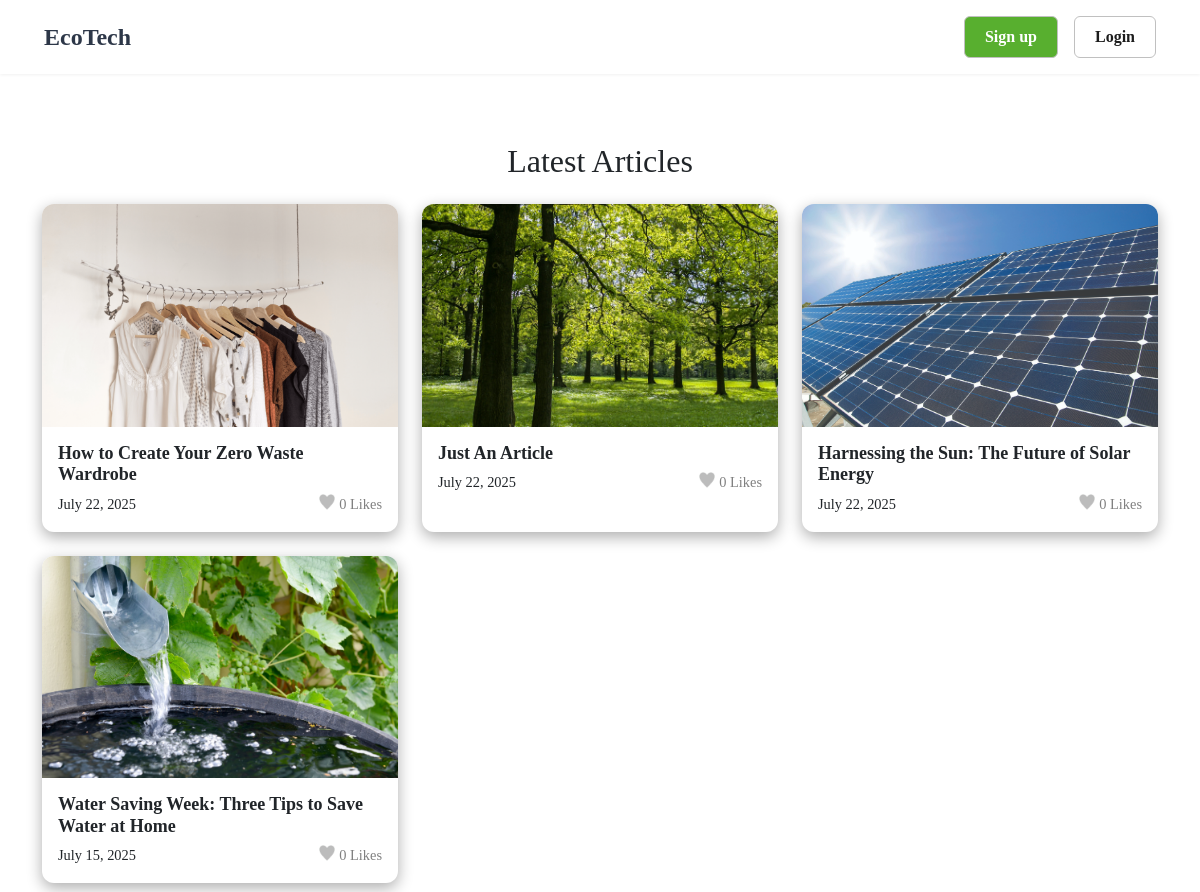
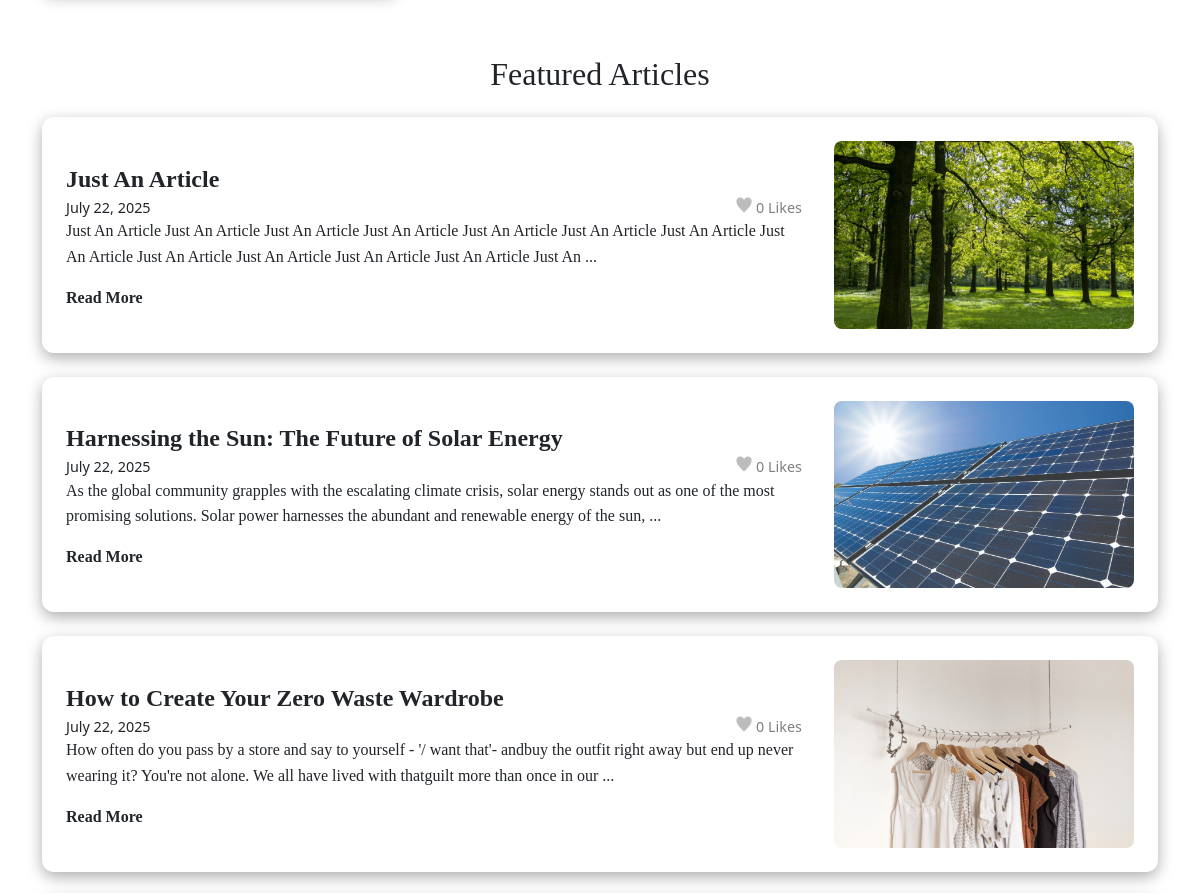
The app's page / (upper part), older data (2 pictures, top to bottom).
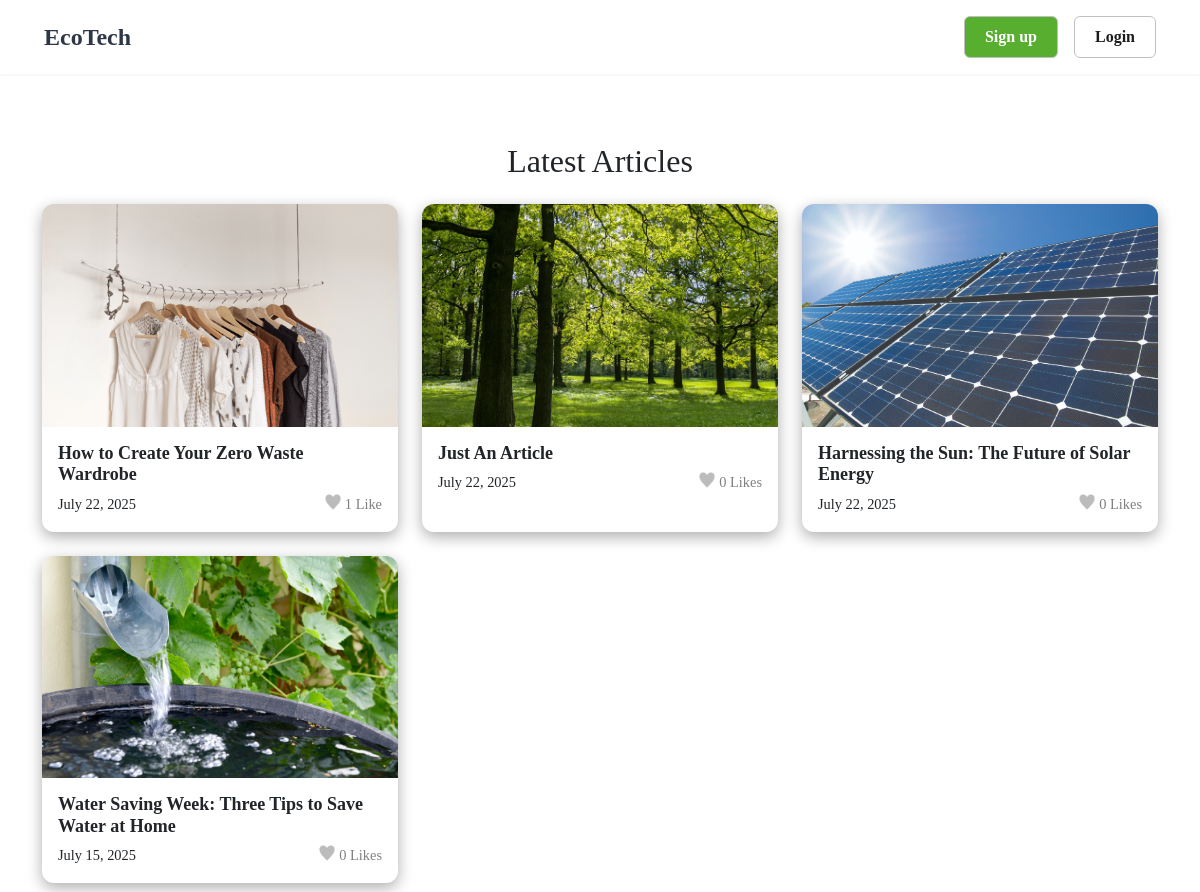
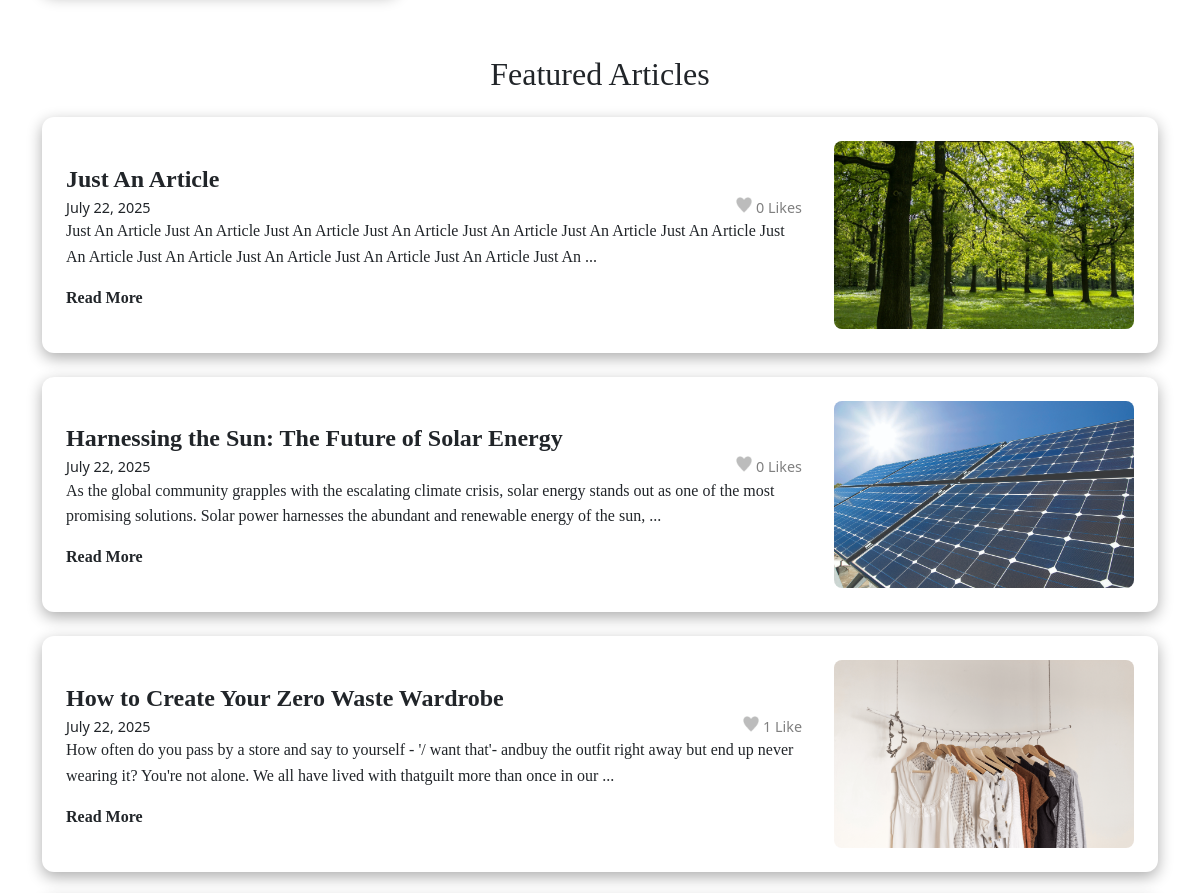
The same page, newer data (2 pictures, top to bottom).
### post_app/models.py (models this page shows, shortened)
class PostRaw(models.Model):
    author = models.ForeignKey(User, on_delete=models.CASCADE)
    created_at = models.DateTimeField(auto_now_add=True)
    likes_int = models.IntegerField(default=0)
    liked_by = models.ManyToManyField(User, related_name = 'liked_posts', blank = True)
    content = models.TextField()
    title = models.TextField(max_length=60, blank=False, null=False)
    image = models.ImageField(upload_to='post_images/', blank=True, null=False)
    POST_TYPE_CHOICES = [
        (1, 'admin'),
        (2, 'user')
    ]
    post_type = models.IntegerField(choices=POST_TYPE_CHOICES, default=2)
    class Meta:
        app_label = 'post_app'
        db_table = 'post_app_raw'
        verbose_name = 'Post Data Management'

### post_app/views.py (the view)
# urls.py: path('', views.index, name='index'),
@never_cache
def index(request):
    latest_articles = PostRaw.objects.filter(post_type=1).order_by('-created_at')[:4]  # Get 4 posts created by admin with the latest created time
    featured_articles = PostRaw.objects.filter(post_type=1).order_by('-likes_int')[:4]  # Get 4 posts created by admin with the most likes
    current_date = datetime.now().date()
    visit_count = request.session.get('visit_count', 0) + 1
    request.session['visit_count'] = visit_count
    last_visit = request.COOKIES.get('last_visit')
    if last_visit:
        last_visit_date = datetime.strptime(last_visit, '%Y-%m-%d').date()
        if last_visit_date < current_date:
            request.session['daily_visit_count'] = 1
        else:
            daily_visit_count = request.session.get('daily_visit_count', 0) + 1
            request.session['daily_visit_count'] = daily_visit_count
    else:
        request.session['daily_visit_count'] = 1
    response = render(request, 'index.html', {
        'visit_count': visit_count,
        'daily_visit_count': request.session['daily_visit_count'],
        'latest_articles': latest_articles,
        'featured_articles': featured_articles
    })
    response.set_cookie('last_visit', current_date.strftime('%Y-%m-%d'))
    return response

### templates/index.html (shortened to what this page needs)
{% extends "base_generic.html" %}
{% load static %}
{% block content %}
    <section>
        <h2 style="text-align: center; margin-bottom: 1.5rem;">Latest Articles</h2>
        <div class="article-grid-container">
            {% for article in latest_articles %}
                <a href="{% url 'post_detail' article.id %}" class="article-card-link">
                    <div class="article-card-vertical">
                        <div class="card-image">
                            {% if article.image %}
                                <img src="{{ article.image.url }}" alt="{{ article.title }}">
                            {% endif %}
                        </div>
                        <div class="card-content">
                            <h3 class="post-title-small">{{ article.title }}</h3>
                            <div class="post-meta-likes">
                                 <span>  {{ article.created_at|date:"F d, Y" }}</span>
                                <span class="grey-heart-icon"> {{ article.liked_by.count }} Like{{ article.liked_by.count|pluralize }}</span>
                            </div>
                        </div>
                    </div>
                </a>
            {% endfor %}
        </div>
    </section>
    <section>
        <h2 style="margin-top: 50px; text-align: center; margin-bottom: 1.5rem;">Featured Articles</h2>
        <div class="article-block-container">
            {% for article in featured_articles %}
                <div class="article-card-block">
                    <div class="card-content">
                        <a href="{% url 'post_detail' article.id %}" class="post-title">{{ article.title }}</a>
                        <div class="post-meta-likes">
                            <span>{{ article.created_at|date:"F d, Y" }}</span>
                            <span class="grey-heart-icon">  {{ article.liked_by.count }} Like{{ article.liked_by.count|pluralize }}</span>
                        </div>
                        <p>{{ article.content|slice:":200" }} ...</p>
                        <a href="{% url 'post_detail' article.id %}" class="a-read-more" style="margin-top: 1rem;">Read More</a>
                    </div>
                    <div class="card-image">
                        {% if article.image %}
                            <img src="{{ article.image.url }}" alt="{{ article.title }}">
                        {% endif %}
                    </div>
                </div>
            {% endfor %}
        </div>
    </section>
{% endblock content %}

Row changes from the older to the newer data that the page shows:
changed PostRaw "How to Create Your Zero Waste Wardrobe": liked_by.count "0" → "1"
